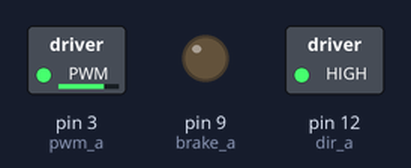
Recording of a sketch running on a simulated Arduino Uno, built with avr-gcc and run on an emulated ATmega328P. On the bench: switched loads named in the sketch (green lamp = pin HIGH), output pins drawn as LEDs (lit = HIGH).

Above: at 0.05 s.
At 2.95 s:
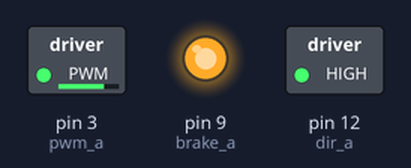
At 4.45 s:
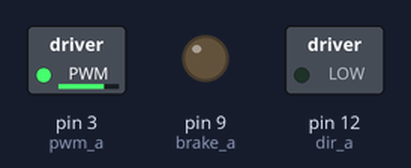
At 5.95 s:
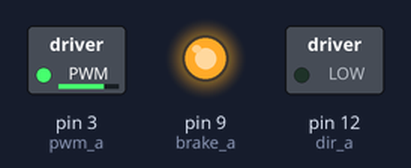
Timing chart, 0 to 6.9 s (numbered marks = the images above):
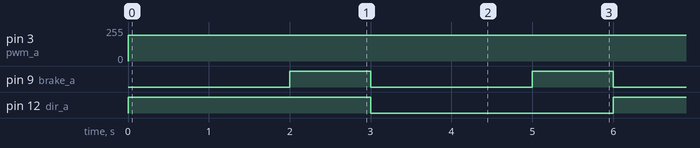

Measured:
- by itself, pin 3 (pwm_a): 0/255 → 192/255 at 0.00 s
- by itself, pin 9 (brake_a): alternates HIGH for 1.0 s and LOW for 2.0 s
- by itself, pin 12 (dir_a): alternates HIGH for 3.0 s and LOW for 3.0 s

The sketch:

brushed.ino
```cpp
/* This sketch controls a brushed motor. It drives it in the
forward direction at 75% duty cycle and halts. Then it
drives it in reverse at 75% duty cycle and halts. */

// Assign names to motor control pins
int dir_a = 12;
int pwm_a = 3;
int brake_a = 9;

// Configure the motor control pins in output mode
void setup() {
  pinMode(dir_a, OUTPUT);
  pinMode(pwm_a, OUTPUT);
  pinMode(brake_a, OUTPUT);
}

// Deliver power to the motor
void loop() {

  // Drive the motor forward at 75% duty cycle
  digitalWrite(brake_a, LOW);
  digitalWrite(dir_a, HIGH);
  analogWrite(pwm_a, 192);
  delay(2000);

  // Halt the motor for a second
  digitalWrite(brake_a, HIGH);
  delay(1000);

  // Drive the motor in reverse at 75% duty cycle
  digitalWrite(brake_a, LOW);
  digitalWrite(dir_a, LOW);
  analogWrite(pwm_a, 192);
  delay(2000);

  // Halt the motor for a second
  digitalWrite(brake_a, HIGH);
  delay(1000);
}
```
